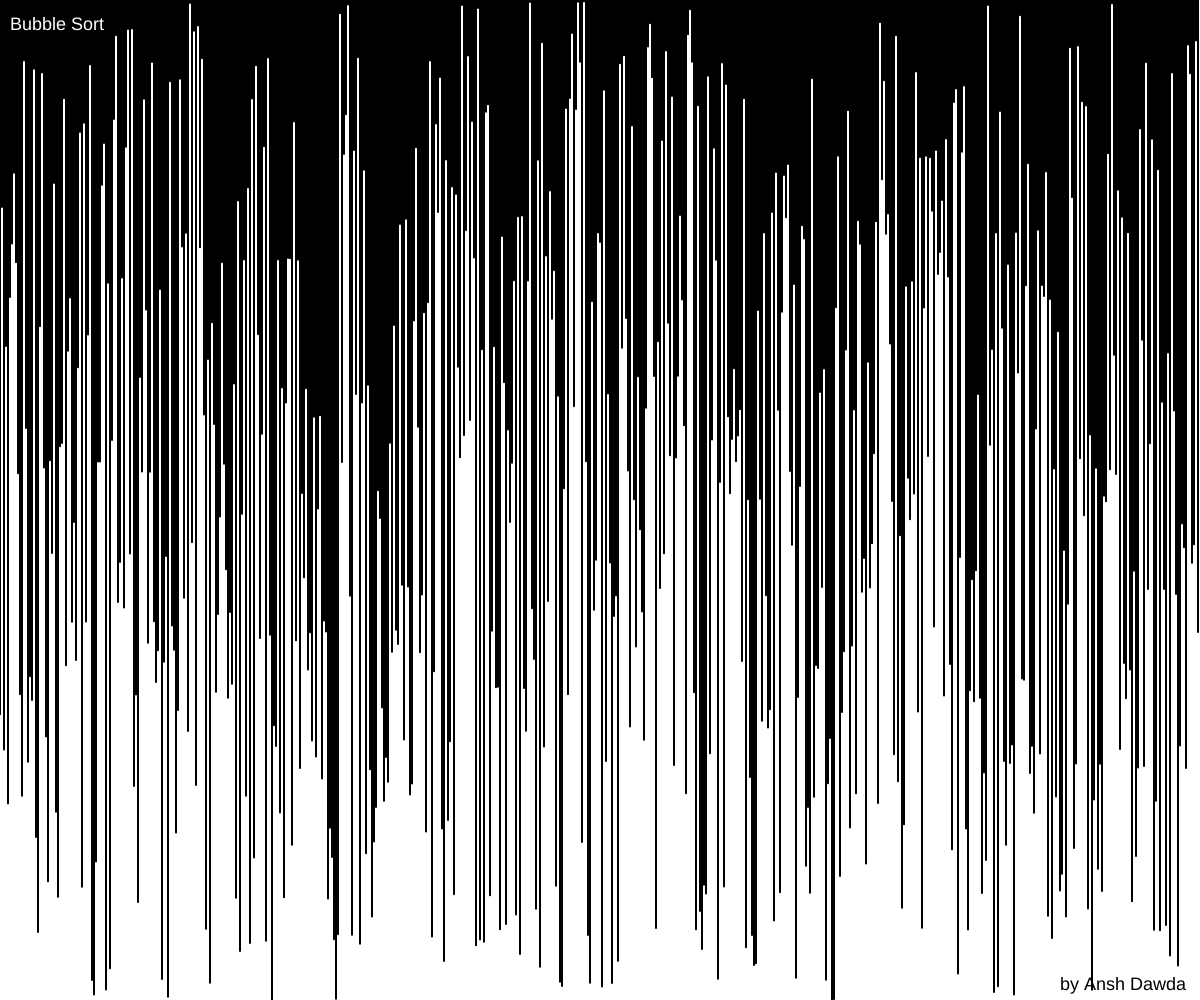
Frame 1 (no input)
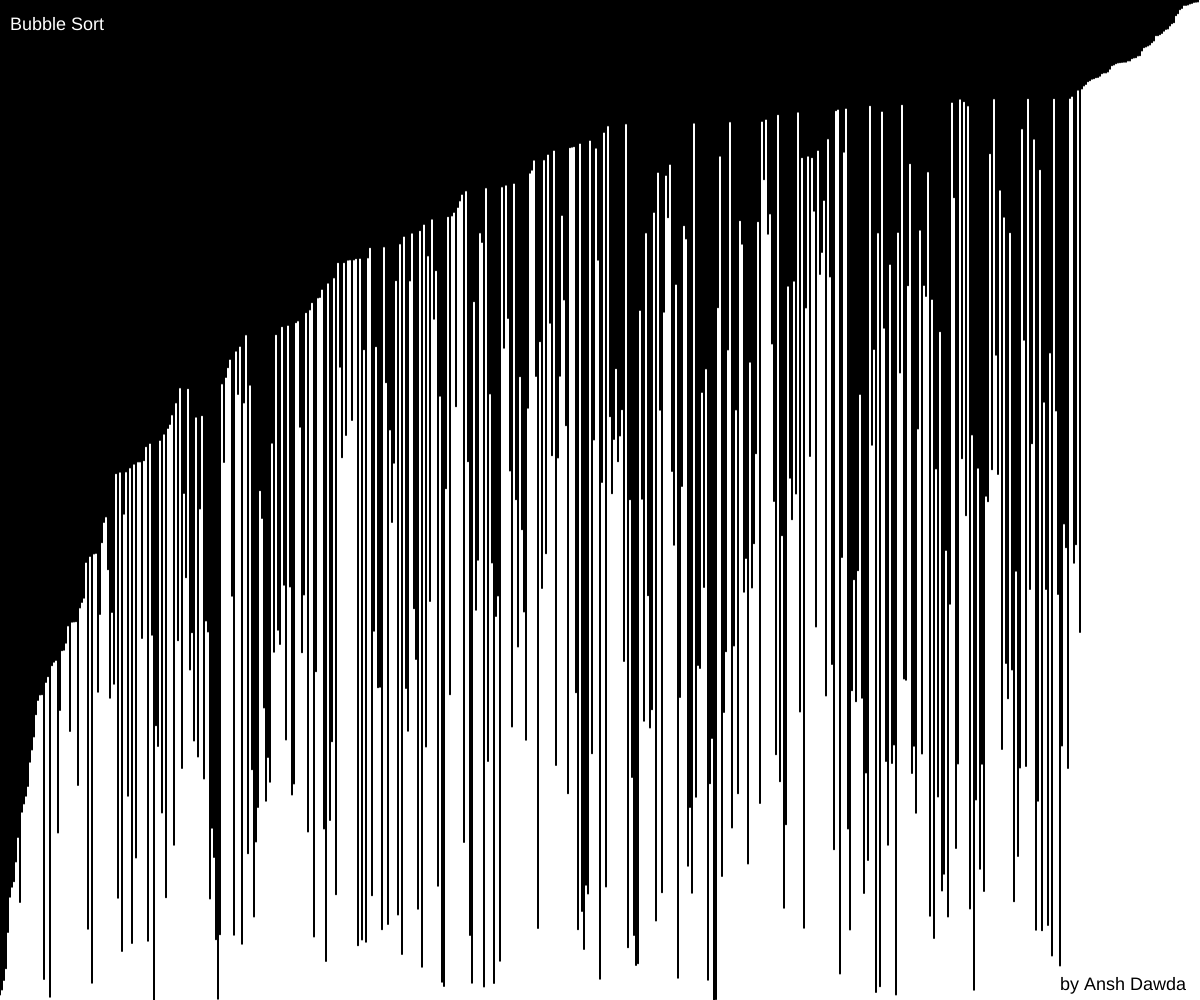
Frame 60 (no input)
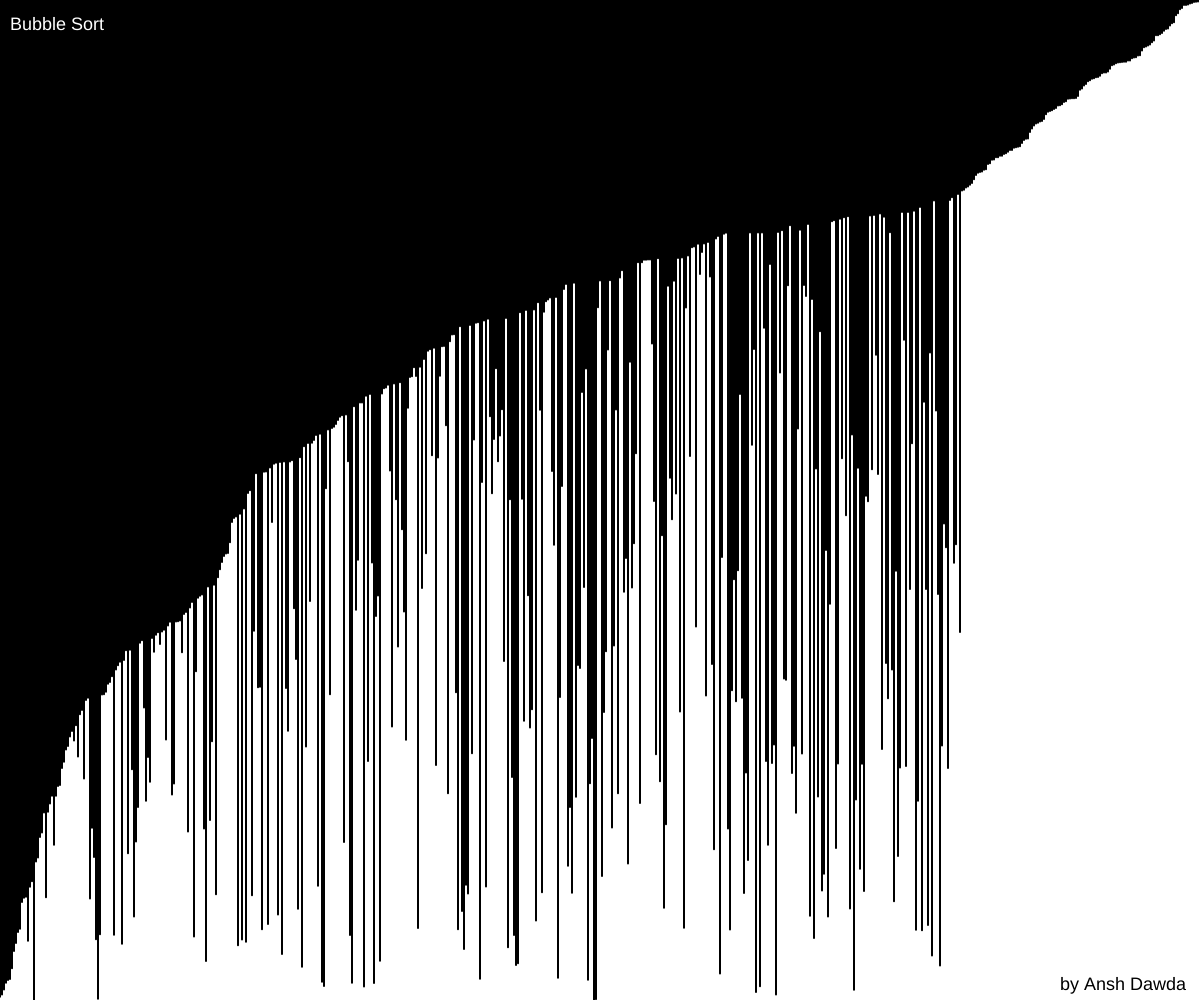
Frame 120 (the mouse pressed at the canvas centre since frame 60)

The p5.js sketch that drew these frames (run headless with seeded random() and noise() and a simulated clock; from frame 60 on, the mouse is pressed at the canvas centre):

// p5.js sketch
// ── sketch.js
let values = [];

function setup() {
  createCanvas(windowWidth, windowHeight);
  for (let i = 0; i < width / 2; ++i) {
    values[i] = random(height);
  }
}

function draw() {
  background(255);
  stroke(0);
  strokeWeight(2);
  let x = 0;
  for (let value of values) {
    line(x, 0, x, value);
    x += 2;
  }
  for (let i = 1; i < values.length; ++i) {
    if (values[i - 1] < values[i]) {
      let temp = values[i - 1];
      values[i - 1] = values[i];
      values[i] = temp;
    }
  }
  noStroke();
  fill(255);
  textSize(18);
  text('Bubble Sort', 10, 30);
  fill(0);
  text('by Ansh Dawda', width - 140, height - 10);
}
